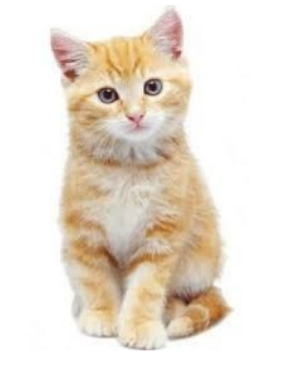
#> input picture Parth submissions day 2/imag1.PNG, 282 x 366 px, found by its file name
$ python 'day2 task code.py'   (older library calls are emulated)
#> lines starting #> are read from the running program, lines starting #| are printed output that depends on the picture
#importing required libraries
from skimage.io import imread, imshow
from skimage.transform import resize
from skimage.feature import hog
from skimage import exposure
import matplotlib.pyplot as plt
import cv2
logo=imread("C:\\Users\parth\Desktop\imag1.png")
#> logo is the input picture: shape (366, 282, 4); mean R, G, B, A 234.1, 224.1, 211.9, 255
imshow(logo)
print(logo.shape)
#| (366, 282, 4)

#resizing image
resized_img = resize(logo, (128,64))
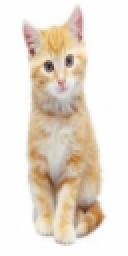
#> resized_img: shape (128, 64, 4) float64 (shown 2 times larger); mean R, G, B, A 0.918, 0.879, 0.831, 1; transparent parts drawn white
imshow(resized_img)
print(resized_img.shape)
#| (128, 64, 4)


#creating hog features
fd, hog_image = hog(resized_img, orientations=9, pixels_per_cell=(8, 8),
                    cells_per_block=(2, 2), visualize=True, multichannel=True)
#> fd = 3780 values, max 0.999 at index 242, min 0 at index 7, mean 0.109


fig, (ax1, ax2) = plt.subplots(1, 2, figsize=(16, 8), sharex=True, sharey=True)

ax1.imshow(resized_img, cmap=plt.cm.gray)
ax1.set_title('Input image')

# Rescale histogram for better display
hog_image_rescaled = exposure.rescale_intensity(hog_image, in_range=(0, 10))
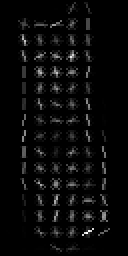
#> hog_image_rescaled: shape (128, 64) float64 (shown 2 times larger); min 0, max 0.0198, mean 0.000739; drawn with min black and max white

ax2.imshow(hog_image_rescaled, cmap=plt.cm.gray)
ax2.set_title('Histogram of Oriented Gradients')

plt.show()
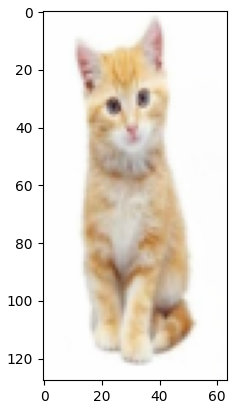
#> figure drawn by matplotlib, 1 panel
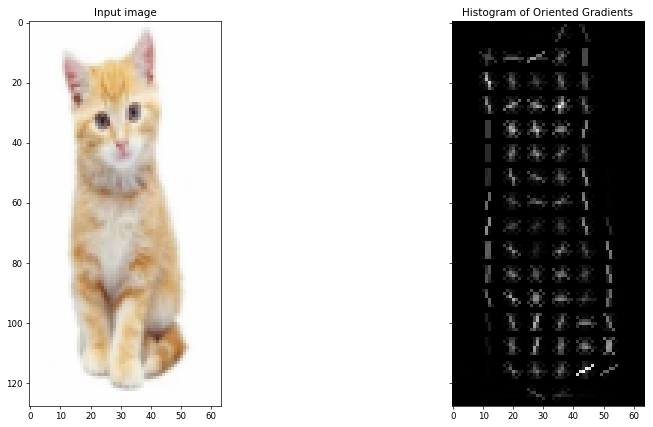
#> figure drawn by matplotlib, 2 panels


#> (the run stopped early here; a loop or call above may not have finished)
